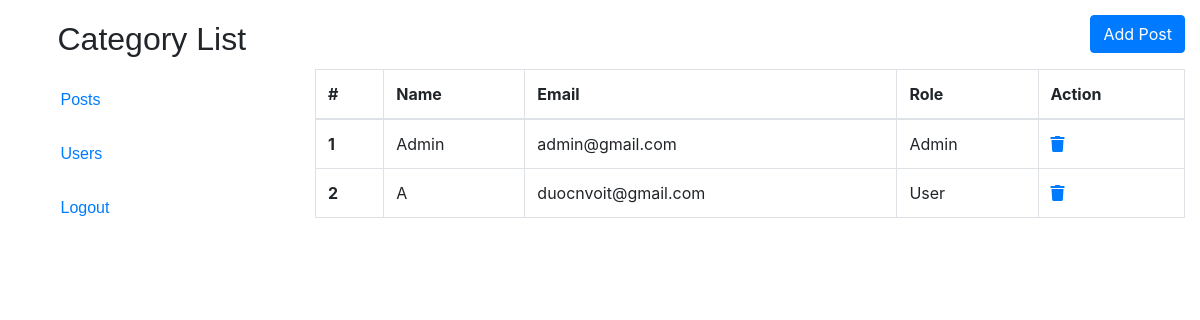
Page /admin/user/index.php on the committed database.
### tables this page shows
CREATE TABLE `users` (
  `id` int(11) NOT NULL,
  `name` varchar(255) DEFAULT NULL,
  `email` varchar(255) DEFAULT NULL,
  `password` varchar(255) DEFAULT NULL,
  `image` varchar(255) DEFAULT NULL,
  `user_role` tinyint(4) NOT NULL DEFAULT 0
);

### admin/user/index.php (the view, shortened to what this page needs)
<?php
    $conn = mysqli_connect("sql309.epizy.com", "epiz_28035304", "z1WwrOjjVntsR", "epiz_28035304_blog") or die ();
    mysqli_set_charset($conn, "utf8");
    $sql = "SELECT * FROM `users`";
    $result = mysqli_query($conn, $sql) or die("Lỗi Truy Vấn fetch" .mysqli_error($conn));
    $datas = [];
    if( $result)
    {
        while ($num = mysqli_fetch_assoc($result))
        {
            $datas[] = $num;
        }
    }
?>
    <!doctype html>
    <html lang="en">
    <head>
        <link rel="stylesheet" href="https://maxcdn.bootstrapcdn.com/bootstrap/4.0.0-beta.2/css/bootstrap.min.css">
        <link rel="stylesheet" href="https://cdnjs.cloudflare.com/ajax/libs/font-awesome/5.15.3/css/all.min.css">
        <link rel="stylesheet" href="../../style.css">
    </head>
    <body>
    <div class="row" style="margin: 0px;">
        <div class="col-md-3">
            <div class="parent">
                <div class="main">
                    <div class="list">
                        <h2>Category List</h2>
                        <ul>
                            <li><a href="/admin/post/index.php">Posts</a></li>
                            <li><a href="/admin/user/index.php">Users</a></li>
                            <li><a href="../../logout.php">Logout</a></li>
                        </ul>
                    </div>
                </div>
            </div>
        </div>
        <div class="col-md-9">
            <div class="row">
                <div class="col-md-12">
                    <a href="/admin/post/create.php" class="btn btn-primary " style="margin: 15px 0px; float: right"> Add Post</a>
                </div>
            </div>
            <div class="row">
                <div class="col-md-12">
                </div>
            </div>
            <table class="table table-bordered">
                <thead>
                <tr>
                    <th scope="col">#</th>
                    <th scope="col">Name</th>
                    <th scope="col">Email</th>
                    <th scope="col">Role</th>
                    <th scope="text-center">Action</th>
                </tr>
                </thead>
                <tbody>
                <?php foreach ($datas as $key => $item) : ?>
                    <tr>
                        <th scope="row" style="vertical-align: middle"><?php echo $key + 1 ?></th>
                        <td style="vertical-align: middle"><?php echo $item['name'] ?></td>
                        <td style="vertical-align: middle"><?php echo $item['email'] ?></td>
                        <td style="vertical-align: middle">
                            <?php if ($item['user_role'] == 1) : ?>
                                Admin
                            <?php else : ?>
                                User
                            <?php endif; ?>
                        </td>
                        <td style="vertical-align: middle">
                            <a href="delete.php?id=<?php echo $item['id'] ?>"><i class="fa fa-trash" ></i></a>
                        </td>
                    </tr>
                <?php endforeach; ?>
                </tbody>
            </table>
        </div>
    </div>
    </body>
    </html>

### style.css (style rules this page uses)
.parent { margin: auto; padding: 10px; font-family: sans-serif; }
.parent > div { display: flex; justify-content: center; align-items: center; flex-direction: column; width: 100%; height: 100%; }
.parent .main div { width: 90%; height: 90%; position: relative; }
h2 { margin-left: 20px; }
ul { margin-left: -17px; list-style-type: none; }
ul li { margin: 30px 0; color: #6E6B66; position: relative; }
.list h2 { margin-top: 10px; }

### rows in the picture
users: name "Admin", email "admin@gmail.com", user_role "Admin"
users: name "A", email "duocnvoit@gmail.com", user_role "User"
